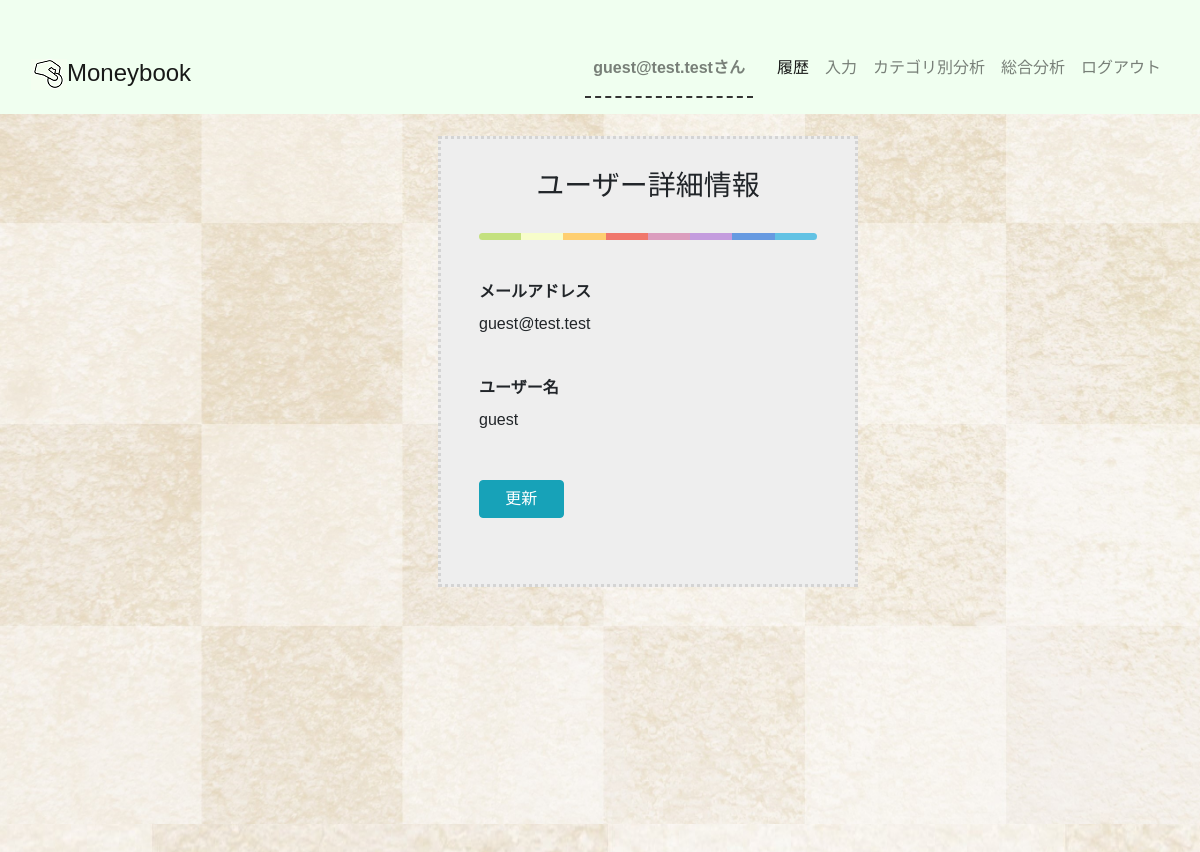
The app's page /user_detail/13/ (signed in) with its own data.
### accounts/models.py (models this page shows, shortened)
class User(AbstractBaseUser, PermissionsMixin):
    email = models.EmailField(_('email address'), unique=True)
    user_name = models.CharField(_('user name'), max_length=30, blank=True)
    is_staff = models.BooleanField(
        _('staff status'),
        default=False,
        help_text=_(
            'Designates whether the user can log into this admin site.'),
    )
    is_active = models.BooleanField(
        _('active'),
        default=True,
        help_text=_(
            'Designates whether this user should be treated as active. '
            'Unselect this instead of deleting accounts.'
        ),
    )
    date_joined = models.DateTimeField(_('date joined'), default=timezone.now)
    objects = CustomUserManager()
    EMAIL_FIELD = 'email'
    USERNAME_FIELD = 'email'
    REQUIRED_FIELDS = []
    class Meta:
        verbose_name = _('user')
        verbose_name_plural = _('users')
    @property
    def username(self):
        return self.email

### accounts/views.py (the view)
# urls.py: path('user_detail/<int:pk>/', views.UserDetail.as_view(), name='user_detail'),
class UserDetail(OnlyYouMixin, generic.DetailView):
    model = User
    template_name = 'registration/user_detail.html'

### accounts/views.py (called while the page is built)
    def test_func(self):
        user = self.request.user
        return user.pk == self.kwargs['pk'] or user.is_superuser

### templates/registration/user_detail.html (shortened to what this page needs)
{% extends 'moneybook/base.html' %}
{% load static %}
{% load bootstrap4 %}
{% block content %}
<div class="jumbotron">
<div class = "container" style="margin:3rem;">
    <div class="done">
    <h3 class="form-signin-heading">ユーザー詳細情報</h3>
	<hr class="colorgraph"><br>
        <label>メールアドレス</label>
        <p>{{ user.email }}</p><br>
        <label>ユーザー名</label>
        <p>{{ user.user_name }}</p>
        <a class="btn btn-info col-sm-3" href="{% url 'accounts:user_update' user.pk %}" role="button">更新</a>
	</div>
</div>
</div>
{% endblock content %}

### templates/moneybook/base.html (shortened to what this page needs)
{% load static %}
<!DOCTYPE html>
<html lang="ja">
<head>
    <link rel="stylesheet" href="{% static 'moneybook/style.css' %}">
    <link rel="stylesheet" href="{% static 'moneybook/login.css' %}">
    <link rel="stylesheet" href="https://stackpath.bootstrapcdn.com/bootstrap/4.4.1/css/bootstrap.min.css">
</head>
<body>
<header>
　<nav class="navbar fixed-top navbar-expand-lg navbar-light" style="background-color: #F0FFF0;">
  <div class="container-fluid">
    <a class="navbar-brand" href="{% url 'moneybook:history' %}"><img src="{% static "img/moneybook-logo.png" %}" alt="">Moneybook</a>
    <div class="collapse navbar-collapse justify-content-end" id="navbarNavDropdown">
      <ul class="navbar-nav">
        <li class="nav-item user">
          <a class="nav-link" href="{% url 'accounts:user_detail' user.pk %}">{% if user.id  %} {{ user.username }}さん {% endif %}</a>
        </li>
        <li class="nav-item active">
          <a class="nav-link" href="{% url 'moneybook:history' %}">履歴<span class="sr-only">(current)</span></a>
        </li>
        <li class="nav-item">
          <a class="nav-link" href="{% url 'moneybook:input' %}">入力</a>
        </li>
        <li class="nav-item">
          <a class="nav-link" href="{% url 'moneybook:analysis' %}">カテゴリ別分析</a>
        </li>
        <li class="nav-item">
          <a class="nav-link" href="{% url 'moneybook:total_analysis' %}">総合分析</a>
        </li>
        <li class="nav-item">
          <a class="nav-link" href="{% url 'accounts:logout' %}">ログアウト</a>
        </li>
      </ul>
    </div>
  </div>
  </nav>
</header>
    {% block content %}{% endblock %}
</body>
</html>

### static/moneybook/login.css (style rules this page uses)
.form-signin, .done { max-width: 420px; padding: 30px 38px 66px; margin: 0 auto; background-color: #eee; border: 3px dotted rgba(0,0,0,0.1); }
.form-signin-heading { text-align:center; margin-bottom: 30px; }
.colorgraph { height: 7px; border-top: 0; background: #c4e17f; border-radius: 5px; background-image: -webkit-linear-gradient(left, #c4e17f, #c4e17f 12.5%, #f7fdca 12.5%, #f7fdca 25%, #fecf71 25%, #fecf71 37.5%, #f0776c 37.5%, #f0776c 50%, #db9dbe 50%, #db9dbe 62.5%, #c49cde 62.5%, #c49cde 75%, #669ae1 75%, #669ae1 87.5%, #62c2e4 87.5%, #62c2e4); background-image: -moz-linear-gradient(left, #c4e17f, #c4e17f 12.5%, #f7fdca 12.5%, #f7fdca 25%, #fecf71 25%, #fecf71 37.5%, #f0776c 37.5%, #f0776c 50%, #db9dbe 50%, #db9dbe 62.5%, #c49cde 62.5%, #c49cde 75%, #669ae1 75%, #669ae1 87.5%, #62c2e4 87.5%, #62c2e4); background-image: -o-linear-gradient(left, #c4e17f, #c4e17f 12.5%, #f7fdca 12.5%, #f7fdca 25%, #fecf71 25%, #fecf71 37.5%, #f0776c 37.5%, #f0776c 50%, #db9dbe 50%, #db9dbe 62.5%, #c49cde 62.5%, #c49cde 75%, #669ae1 75%, #669ae1 87.5%, #62c2e4 87.5%, #62c2e4); background-image: linear-gradient(to right, #c4e17f, #c4e17f 12.5%, #f7fdca 12.5%, #f7fdca 25%, #fecf71 25%, #fecf71 37.5%, #f0776c 37.5%, #f0776c 50%, #db9dbe 50%, #db9dbe 62.5%, #c49cde 62.5%, #c49cde 75%, #669ae1 75%, #669ae1 87.5%, #62c2e4 87.5%, #62c2e4); }

### templates/registration/user_detail.html (style rules this page uses)
.jumbotron { background:url(../static/img/background.jpg) center no-repeat; background-size: cover; height: 100vh; }
label { font-weight: bold; }
a { margin-top: 2rem; }

### templates/moneybook/base.html (style rules this page uses)
body { font-family: 'Hiragino Kaku Gothic Pro','ヒラギノ角ゴ Pro W3','メイリオ',Meiryo,'ＭＳ Ｐゴシック',sans-serif; background:url(../static/img/background.jpg) center repeat; }
.navbar-brand { font-family: 'Quicksand', sans-serif; font-size: 1.5rem; }
li { margin-top: 0.5rem; }
.user { font-family: 'Quicksand', sans-serif; font-weight: bold; margin-right: 1rem; margin-bottom: 0.5rem; border-bottom: dashed 2px #333 ; padding-bottom: 0.5rem; }

### records on screen
User: username "guest@test.test", email "guest@test.test", user_name "guest"
